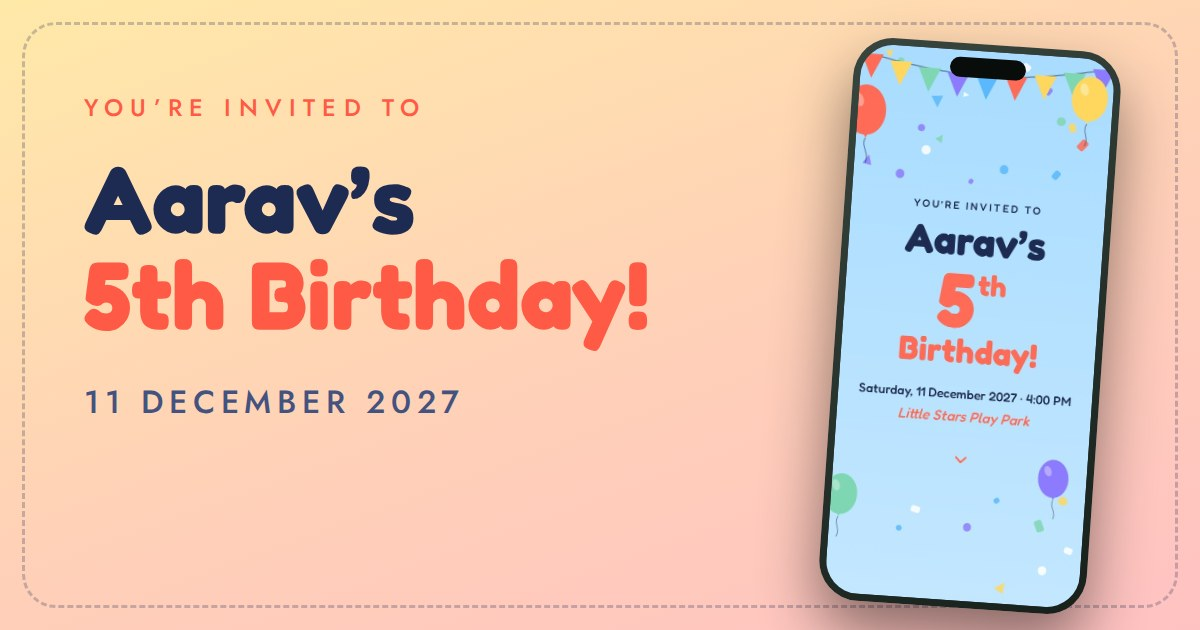
#> input picture clients/aarav-birthday/photos/og.jpg, 1200 x 630 px
$ python prepare-photos.py ../../clients/aarav-birthday/photos/og.jpg --out out.png
#> lines starting #> are read from the running program, lines starting #| are printed output that depends on the picture
#!/usr/bin/env python3
"""Crop and compress client photos for the invitation (3:4 portrait, 500x667 WebP, about 50-80 KB each).

Usage:
  python engine/tools/prepare-photos.py INPUT_FOLDER_OR_FILES... --out clients/<slug>/photos [--focus 0.3] [--width 500] [--quality 80]

--focus  vertical focus of the crop, 0 = keep the top of the photo, 1 = keep the bottom (default 0.3, good for portraits so heads stay in frame).
Needs Pillow:  pip install pillow
Tip: start from the largest original you have; the card shows photos up to about 300 px wide, so 500 px is sharp on 2x screens
(for very sharp 3x phones use --width 750)."""
import argparse, sys
from pathlib import Path
try:
    from PIL import Image, ImageOps
except ImportError:
    sys.exit('Pillow is missing. Run: pip install pillow')
ap = argparse.ArgumentParser(); ap.add_argument('inputs', nargs='+'); ap.add_argument('--out', required=True)
ap.add_argument('--focus', type=float, default=0.3); ap.add_argument('--width', type=int, default=500); ap.add_argument('--quality', type=int, default=80)
a = ap.parse_args(); out = Path(a.out); out.mkdir(parents=True, exist_ok=True)
files = []
for i in a.inputs:
    p = Path(i); files += sorted(f for f in p.iterdir() if f.suffix.lower() in ('.jpg', '.jpeg', '.png', '.webp', '.heic')) if p.is_dir() else [p]
if not files: sys.exit('No images found.')
for n, f in enumerate(files, 1):
    im = ImageOps.exif_transpose(Image.open(f)).convert('RGB'); w, h = im.size; tw, th = a.width, round(a.width * 4 / 3)
#> further down, im is the input picture: PIL image 1200x630 RGB; mean R, G, B 230.8, 200.9, 182.6
#> after `w, h = im.size`: w = 1200; h = 630
    if w / h > 3 / 4: nw = round(h * 3 / 4); x = (w - nw) // 2; box = (x, 0, x + nw, h)
#> after `nw = round(h * 3 / 4)`: nw = 472
#> after `x = (w - nw) // 2`: x = 364
#> after `box = (x, 0, x + nw, h)`: box = (364, 0, 836, 630)
    else: nh = round(w * 4 / 3); y = round((h - nh) * min(max(a.focus, 0), 1)); box = (0, y, w, y + nh)
    im = im.crop(box).resize((tw, th), Image.LANCZOS); dest = out / f'photo-{n}.webp'; im.save(dest, quality=a.quality, method=6)
#> after `im = im.crop(box).resize((tw, th), Image.LANCZOS)`:
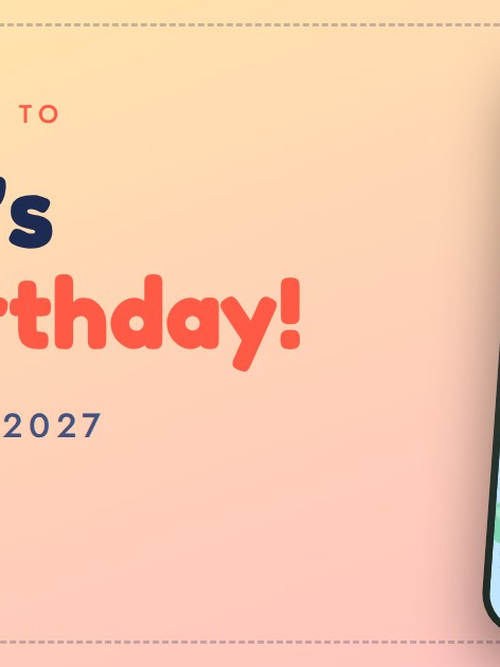
#> im: PIL image 500x667 RGB; mean R, G, B 249, 202.4, 175.1
    print(f'{f.name} -> {dest}  ({dest.stat().st_size // 1024} KB)' + ('  WARNING: source is small, may look soft' if min(w, h) < tw else ''))
#| og.jpg -> out.png/photo-1.webp  (7 KB)
